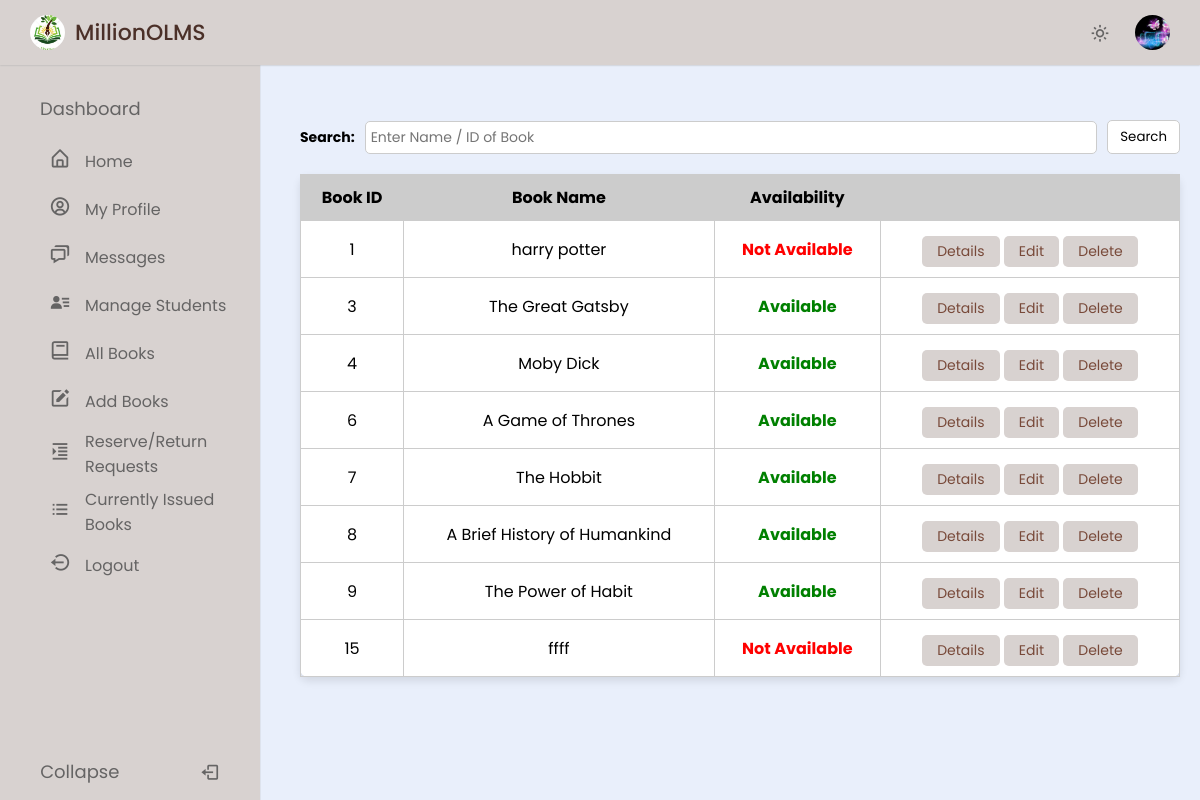
The page /admin/admin_allBooks.php (signed in) on the database its author committed.
### tables this page shows
CREATE TABLE `user` (
  `RollNo` varchar(50) NOT NULL,
  `Name` varchar(250) DEFAULT NULL,
  `Type` varchar(20) DEFAULT NULL,
  `EmailId` varchar(250) DEFAULT NULL,
  `MobNo` bigint DEFAULT NULL,
  `Password` varchar(250) DEFAULT NULL,
  `ProfilePicture` varchar(255) DEFAULT NULL
);

CREATE TABLE `book` (
  `BookId` int NOT NULL,
  `Title` varchar(50) DEFAULT NULL,
  `Publisher` varchar(50) DEFAULT NULL,
  `Year` varchar(50) DEFAULT NULL,
  `Availability` int DEFAULT NULL,
  `Status` enum('Available','Reserved','CheckedOut') NOT NULL DEFAULT 'Available',
  `PDF_Link` varchar(255) DEFAULT NULL
);

### admin/admin_allBooks.php (the view, shortened to what this page needs)
<?php
require('dbconn.php');
$rollno = $_SESSION['RollNo'];
$userQuery = "SELECT * FROM olms.user WHERE RollNo=?";
$userStmt = $conn->prepare($userQuery);
$userStmt->bind_param("s", $rollno);
$userStmt->execute();
$userResult = $userStmt->get_result();
if ($userResult && $userResult->num_rows > 0) {
  $userRow = $userResult->fetch_assoc();
  $ProfilePicture = !empty($userRow['ProfilePicture']) ? $userRow['ProfilePicture'] : 'images/profile.jpg';
} else {
  $ProfilePicture = 'images/profile.jpg';
}
?>
<!DOCTYPE html>
<html lang="en">
<head>
  <link href="https://unpkg.com/boxicons@latest/css/boxicons.min.css" rel="stylesheet" />
  <link rel="stylesheet" href="style.css" />
</head>
<body>
  <nav class="navbar">
    <div class="logo_item">
      <img src="images/logo.jpg" alt="">MillionOLMS
    </div>
    <div class="navbar_content">
      <i class='bx bx-sun' id="darkLight"></i>
      <img src="<?php echo ($ProfilePicture); ?>" alt="Profile Picture" class="profile"  id="profilePic" />
  </nav>
  <nav class="sidebar">
    <div class="menu_content">
      <ul class="menu_items">
        <div class="menu_title menu_dahsboard"></div>
        <li class="item">
          <a href="home.php" class="nav_link submenu_item">
            <span class="navlink_icon">
              <i class="bx bx-home-alt"></i>
            </span>
            <span class="navlink">Home</span>
          </a>
        </li>
        <li class="item">
          <a href="profile.php" class="nav_link submenu_item">
            <span class="navlink_icon">
              <i class='bx bx-user-circle'></i>
            </span>
            <span class="navlink">My Profile</span>
          </a>
        </li>
        <li class="item">
          <a href="message.php" class="nav_link submenu_item">
            <span class="navlink_icon">
              <i class='bx bx-chat'></i>
            </span>
            <span class="navlink">Messages</span>
          </a>
        </li>
        <li class="item">
          <a href="admin_manageStud.php" class="nav_link submenu_item">
            <span class="navlink_icon">
              <i class='bx bxs-user-detail'></i>
            </span>
            <span class="navlink">Manage Students</span>
          </a>
        </li>
        <li class="item">
          <a href="admin_allBooks.php" class="nav_link submenu_item">
            <span class="navlink_icon">
              <i class='bx bx-book'></i>
            </span>
            <span class="navlink">All Books</span>
          </a>
        </li>
        <li class="item">
          <a href="addBook.php" class="nav_link submenu_item">
            <span class="navlink_icon">
              <i class='bx bxs-edit'></i>
            </span>
            <span class="navlink">Add Books</span>
          </a>
        </li>
        <li class="item">
          <a href="requests.php" class="nav_link submenu_item">
            <span class="navlink_icon">
              <i class='bx bx-right-indent'></i>
            </span>
            <span class="navlink">Reserve/Return<br>Requests</span>
          </a>
        </li>
        <li class="item">
          <a href="currently_issued.php" class="nav_link submenu_item">
            <span class="navlink_icon">
              <i class='bx bx-list-ul'></i>
            </span>
            <span class="navlink">Currently Issued<br>Books</span>
          </a>
        </li>
        <li class="item">
          <a href="logout.php" class="nav_link submenu_item">
            <span class="navlink_icon">
              <i class='bx bx-log-out-circle'></i>
            </span>
            <span class="navlink">Logout</span>
          </a>
        </li>
      </ul>
      <div class="bottom_content">
        <div class="bottom expand_sidebar">
          <span> Expand</span>
        </div>
        <div class="bottom collapse_sidebar">
          <span> Collapse</span>
          <i class='bx bx-log-out'></i>
        </div>
      </div>
    </div>
  </nav>
  <main class="main-content">
    <form method="POST" action="">
      <div class="search-bar">
        <label for="search">Search:</label>
        <input type="text" id="search" name="title" placeholder="Enter Name / ID of Book">
        <button type="submit" name="submit">Search</button>
      </div>
    </form>
    <?php
    if (isset($_POST['submit'])) {
      $s = $_POST['title'];
      $sql = "SELECT * FROM olms.book WHERE BookId='$s' OR Title LIKE '%$s%'";
    } else {
      $sql = "SELECT * FROM olms.book ORDER BY BookId ASC";
    }
    $result = $conn->query($sql);
    $rowcount = mysqli_num_rows($result);
    if (!$rowcount) {
      echo "<br><center><h2><b><i>No Results</i></b></h2></center>";
    } else {
      ?>
      <table>
        <thead>
          <tr>
            <th>Book ID</th>
            <th>Book Name</th>
            <th>Availability</th>
            <th> </th>
          </tr>
        </thead>
        <tbody>
          <?php
          while ($row = $result->fetch_assoc()) {
            $bookid = $row['BookId'];
            $name = $row['Title'];
            $avail = $row['Availability'];
            ?>
            <tr>
              <td><?php echo $bookid ?></td>
              <td><?php echo $name ?></td>
              <td><b><?php
              if ($avail > 0)
                echo "<font color=\"green\">Available</font>";
              else
                echo "<font color=\"red\">Not Available</font>";
              ?></b></td>
              <td>
                <center>
                  <a href="books_details.php?BookId=<?php echo $bookid; ?>" class="table_btn">Details</a>
                  <a href="editBook.php?BookId=<?php echo $bookid; ?>" class="table_btn">Edit</a>
                  <a href="javascript:void(0);" class="table_btn" onclick="confirmDelete(<?php echo $bookid; ?>)">Delete</a>
                </center>
              </td>
            </tr>
          <?php }
    } ?>
      </tbody>
    </table>
  </main>
</body>
</html>

### admin/style.css (style rules this page uses)
* { margin: 0; padding: 0; box-sizing: border-box; font-family: "Poppins", sans-serif; }
:root { --light-brown-color: #D8D2D0; --dark-brown-color: #4b3028; --grey-color: #656464; --light-grey-color: #aaa; }
body { background-color: #E9EFFB; transition: all 0.5s ease; }
.navbar { position: fixed; top: 0; width: 100%; left: 0; background-color: var(--light-brown-color); display: flex; align-items: center; justify-content: space-between; padding: 15px 30px; z-index: 1000; box-shadow: 0 0 2px var(--light-grey-color); }
.logo_item { display: flex; align-items: center; column-gap: 10px; font-size: 22px; font-weight: 500; color: var(--dark-brown-color); }
.navbar img { width: 35px; height: 35px; object-fit: cover; border-radius: 50%; }
.navbar_content { display: flex; align-items: center; column-gap: 25px; }
.navbar_content i { cursor: pointer; font-size: 20px; color: var(--grey-color); }
.sidebar { background-color: var(--light-brown-color); width: 260px; position: fixed; top: 0; left: 0; height: 100%; padding: 80px 20px; z-index: 100; overflow-y: scroll; box-shadow: 0 0 1px var(--light-grey-color); transition: all 0.5s ease; }
.menu_content { position: relative; }
.menu_title { margin: 15px 0; padding: 0 20px; font-size: 18px; }
.menu_title::before { color: var(--grey-color); white-space: nowrap; }
.menu_dahsboard::before { content: "Dashboard"; }
.menu_items { padding: 0; list-style: none; }
.navlink_icon { position: relative; font-size: 22px; min-width: 50px; line-height: 40px; display: inline-block; text-align: center; border-radius: 6px; }
.navlink_icon::before { content: ""; position: absolute; height: 100%; width: calc(100% + 100px); left: -20px; }
.sidebar .nav_link { display: flex; align-items: center; width: 100%; padding: 4px 15px; border-radius: 8px; text-decoration: none; color: var(--grey-color); white-space: nowrap; }
.submenu_item { cursor: pointer; }
.bottom_content { position: fixed; bottom: 60px; left: 0; width: 260px; cursor: pointer; transition: all 0.5s ease; }
.bottom { position: absolute; display: flex; align-items: center; left: 0; justify-content: space-around; padding: 18px 0; text-align: center; width: 100%; color: var(--grey-color); border-top: 1px solid var(--grey-color-light); background-color: var(--light-brown-color); }
.bottom i { font-size: 20px; }
.bottom span { font-size: 18px; }
form { display: flex; flex-direction: column; gap: 15px; }
label { font-size: 14px; font-weight: bold; }
input { padding: 8px; font-size: 14px; border: 1px solid #ccc; border-radius: 4px; }
.main-content { grid-area: main; padding: 20px; margin: 80px 0 0 280px; }
.search-bar { display: flex; align-items: center; margin-top: 20px; }
.search-bar label { margin-right: 10px; font-weight: bold; }
.search-bar input { padding: 5px; margin-right: 10px; flex-grow: 1; border: 1px solid #ccc; border-radius: 5px; }
.search-bar button { padding: 6px 12px; border: 1px solid #ccc; border-radius: 5px; background-color: #fff; cursor: pointer; }
table { width: 100%; border-collapse: collapse; background-color: #fff; border-radius: 8px; box-shadow: 0 4px 8px rgba(0, 0, 0, 0.1); overflow-x: auto; margin-top: 20px; }
table th, table td { border: 1px solid #ccc; padding: 10px; text-align: center; }
table th { height: 30px; background-color: #ccc; }
.table_btn { display: inline-block; padding: 5px 15px; font-size: 14px; color: #784939; background-color: #d8d2d0; border: none; border-radius: 5px; text-decoration: none; transition: background-color 0.3s; margin-top: 5px; }
.profile { cursor: pointer; }

### rows shown on the page
user: ProfilePicture (picture)
book: BookId "1", Title "harry potter", Availability "Not Available"
book: BookId "3", Title "The Great Gatsby", Availability "Available"
book: BookId "4", Title "Moby Dick", Availability "Available"
book: BookId "6", Title "A Game of Thrones", Availability "Available"
book: BookId "7", Title "The Hobbit", Availability "Available"
book: BookId "8", Title "A Brief History of Humankind", Availability "Available"
book: BookId "9", Title "The Power of Habit", Availability "Available"
book: BookId "15", Title "ffff", Availability "Not Available"
